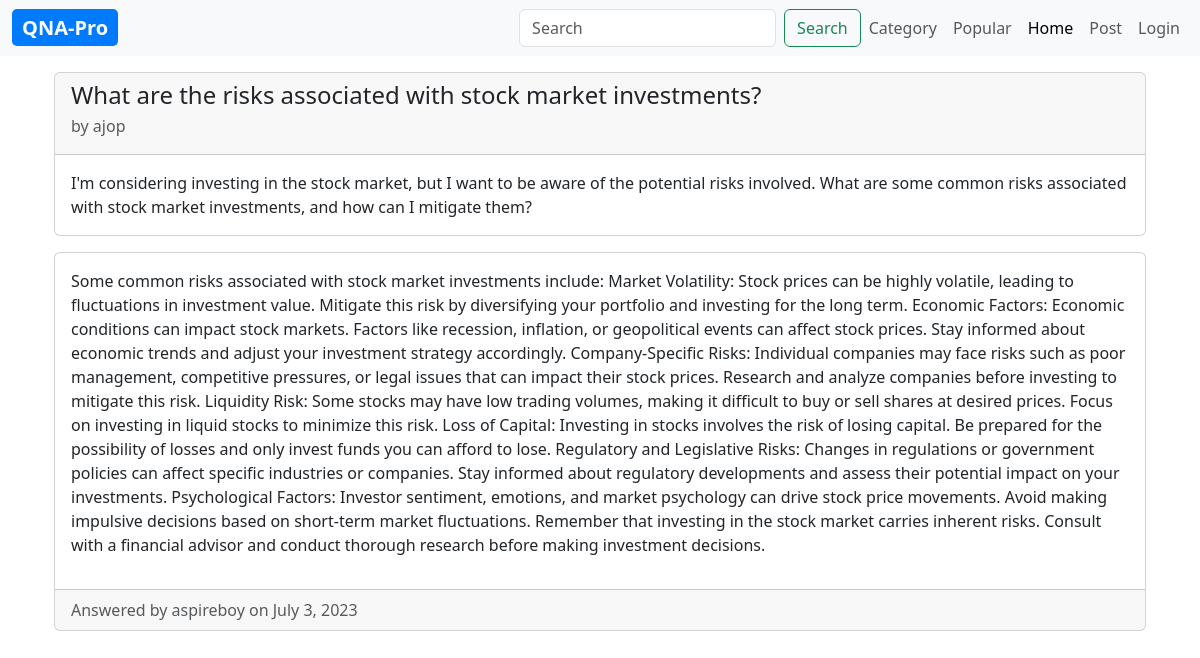
/view_answer/7, run on the app's committed database.
### main/models.py (models this page shows, shortened)
class Question(models.Model):
    author = models.ForeignKey(User,on_delete=models.CASCADE)
    title = models.CharField(max_length=200)
    description = models.TextField()
    created_at = models.DateTimeField(auto_now_add=True)
    updated_at = models.DateTimeField(auto_now=True)
    category_id = models.IntegerField(default=0)

class Answer(models.Model):
    answer_text = models.TextField()
    for_question = models.ForeignKey(Question,on_delete=models.CASCADE)
    given_by = models.ForeignKey(User,on_delete=models.CASCADE)
    given_at = models.DateField(auto_now_add=True)
    updated_at = models.DateTimeField(auto_now=True)

### main/views.py (the view)
# urls.py: path('view_answer/<int:question_id>',views.view_answer,name='view_answer'),
def view_answer(request, question_id):
    answers = Answer.objects.filter(for_question_id = question_id)
    curr_question = Question.objects.get(pk=question_id)
    return render(request, 'main/view_answer.html', {'answers': answers,'curr_question':curr_question})

### main/templates/main/view_answer.html (shortened to what this page needs)
{% extends 'main/base.html' %}
{% block content %}
<div class="container mt-3">
    <div class="card mb-3">
        <div class="card-header">
            <h4 class="card-title">{{curr_question.title}}</h4>
            <p class="card-subtitle mb-2 text-muted">by {{curr_question.author}}</p>
        </div>
        <div class="card-body">
            <p class="card-text">{{curr_question.description}}</p>
        </div>
    </div>
    {% for answer in answers %}
    <div class="card mb-3">
        <div class="card-body d-flex flex-row justify-content-between">
            <p>{{answer.answer_text}}</p>
        </div>
        <div class="card-footer">
            <p class="text-muted mb-0">Answered by {{answer.given_by}} on {{answer.given_at}}</p>
        </div>
    </div>
    {% empty %}
    <h5 class="text-muted">No Answers Yet.</h5>
    {% endfor %}
</div>
{% endblock %}

### data on the page
Question: title "What are the risks associated with stock market investments?", author "ajop", description "I'm considering investing in the stock market, but I want to be aware of the potential risks involved. What are some common risks associated with stock market investments, and how can I mitigate them?"
Answer: answer_text "Some common risks associated with stock market investments include: Market Volatility: Stock prices can be highly volatile, leading to fluctuations in investment value. Mitigate this risk by diversifying your portfolio and investing for the long term. Economic Factors: Economic conditions can impact stock markets. Factors like recession, inflation, or geopolitical events can affect stock prices. Stay informed about economic trends and adjust your investment strategy accordingly. Company-Specific Risks: Individual companies may face risks such as poor management, competitive pressures, or legal issues that can impact their stock prices. Research and analyze companies before investing to…", given_by "aspireboy", given_at "July 3, 2023"
